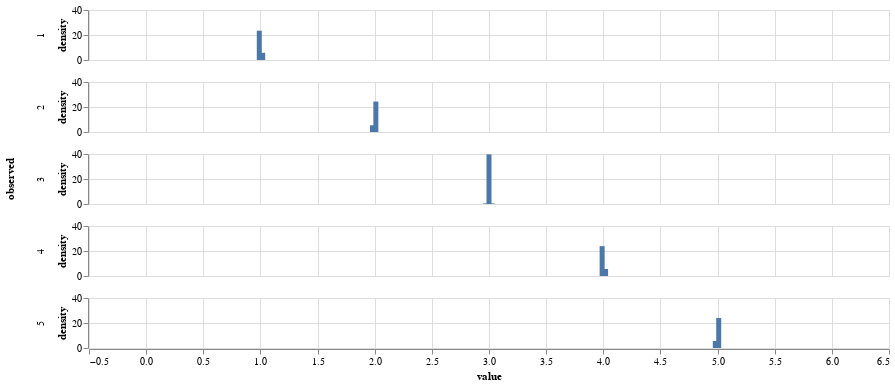

Source (notebook cell):
### Code cell
Rhatnoreg = output_noreg['V']@output_noreg['U'].T

fit_vs_obs = pd.concat([
    Rhatnoreg.rename(columns={'rating':'fit'}),
    Rsmall.rename(columns={'rating':'observed'}),
], axis=1).stack().dropna().reset_index()[['fit','observed']]

fit_vs_obs = fit_vs_obs.iloc[np.random.choice(len(fit_vs_obs), 5000)]

alt.Chart(fit_vs_obs).transform_density(
    density='fit',
    bandwidth=0.01,
    groupby=['observed'],
    extent= [0, 6]
).mark_bar().encode(
    alt.X('value:Q'),
    alt.Y('density:Q'),
    alt.Row('observed:N')
).properties(width=800, height=50)

### Figure 1 — Vega-Lite specification as saved in the notebook (floating-point values rounded to 4 significant figures; data arrays with more than 128 entries replaced by an {"elided": "..."} marker saying what was removed)
{"config": {"view": {"continuousWidth": 300, "continuousHeight": 300}}, "data": {"name": "data-7121f5f59b070dfa6912d519f8c4617f"}, "mark": {"type": "bar"}, "encoding": {"row": {"field": "observed", "type": "nominal"}, "x": {"field": "value", "type": "quantitative"}, "y": {"field": "density", "type": "quantitative"}}, "height": 50, "transform": [{"density": "fit", "bandwidth": 0.01, "extent": [0, 6], "groupby": ["observed"]}], "width": 800, "$schema": "https://vega.github.io/schema/vega-lite/v5.16.3.json", "datasets": {"data-7121f5f59b070dfa6912d519f8c4617f": {"elided": "5000 records"}}}
